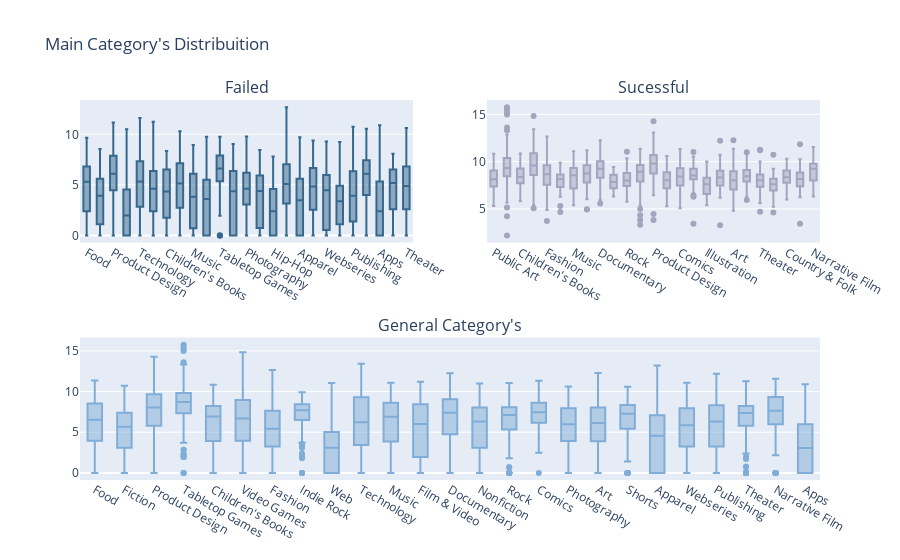

The notebook cell this image was saved under:
### Code cell
#First plot
trace0 = go.Box(
    x=df_kick[(df_kick.category.isin(categorys_failed.index.values)) & 
              (df_kick["state"] == "failed")]['category'],
    y=df_kick[(df_kick.category.isin(categorys_failed.index.values)) & 
              (df_kick["state"] == "failed")]['pledged_log'].head(100000),
    name="Failed Category's", showlegend=False,marker_color='#36688D'
)

#Second plot
trace1 = go.Box(
    x=df_kick[(df_kick.category.isin(categorys_sucessful.index.values)) & 
              (df_kick["state"] == "successful")]['category'],
    y=df_kick[(df_kick.category.isin(categorys_sucessful.index.values)) & 
              (df_kick["state"] == "successful")]['pledged_log'].head(100000),
    name="Sucessful Category's", showlegend=False,marker_color='#A4A4BF'
)

#Third plot
trace2 = go.Box(
    x=df_kick[(df_kick.category.isin(categorys_general.index.values))]['category'],
    y=df_kick[(df_kick.category.isin(categorys_general.index.values))]['pledged_log'].head(100000),
    name="All Category's Distribuition", showlegend=False,marker_color='#80ADD7'
)

#Creating the grid
fig = tls.make_subplots(rows=2, cols=2, specs=[[{}, {}], [{'colspan': 2}, None]],
                          subplot_titles=('Failed','Sucessful', "General Category's", ))

#setting the figs
fig.append_trace(trace0, 1, 1)
fig.append_trace(trace1, 1, 2)
fig.append_trace(trace2, 2, 1)

fig['layout'].update(showlegend=True, title="Main Category's Distribuition")
iplot(fig)

### Figure 1 — Plotly figure (JSON) as saved in the notebook; plotly's stock layout.template omitted (floating-point values rounded to 4 significant figures; data arrays with more than 128 entries replaced by an {"elided": "..."} marker saying what was removed)
{"data": [{"marker": {"color": "#36688D"}, "name": "Failed Category's", "showlegend": false, "type": "box", "x": {"elided": "3070 str values"}, "xaxis": "x", "y": {"elided": "3070 float values"}, "yaxis": "y"}, {"marker": {"color": "#A4A4BF"}, "name": "Sucessful Category's", "showlegend": false, "type": "box", "x": {"elided": "2320 str values"}, "xaxis": "x2", "y": {"elided": "2320 float values"}, "yaxis": "y2"}, {"marker": {"color": "#80ADD7"}, "name": "All Category's Distribuition", "showlegend": false, "type": "box", "x": {"elided": "5204 str values"}, "xaxis": "x3", "y": {"elided": "5204 float values"}, "yaxis": "y3"}], "layout": {"annotations": [{"font": {"size": 16}, "showarrow": false, "text": "Failed", "x": 0.225, "xanchor": "center", "xref": "paper", "y": 1, "yanchor": "bottom", "yref": "paper"}, {"font": {"size": 16}, "showarrow": false, "text": "Sucessful", "x": 0.775, "xanchor": "center", "xref": "paper", "y": 1, "yanchor": "bottom", "yref": "paper"}, {"font": {"size": 16}, "showarrow": false, "text": "General Category's", "x": 0.5, "xanchor": "center", "xref": "paper", "y": 0.375, "yanchor": "bottom", "yref": "paper"}], "showlegend": true, "title": {"text": "Main Category's Distribuition"}, "xaxis": {"anchor": "y", "domain": [0, 0.45]}, "xaxis2": {"anchor": "y2", "domain": [0.55, 1]}, "xaxis3": {"anchor": "y3", "domain": [0, 1]}, "yaxis": {"anchor": "x", "domain": [0.625, 1]}, "yaxis2": {"anchor": "x2", "domain": [0.625, 1]}, "yaxis3": {"anchor": "x3", "domain": [0, 0.375]}}}
